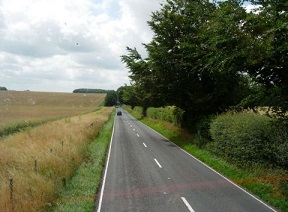
//> input picture 第七章/用霍夫变换检测直线 点集的直线拟合/用霍夫变换检测直线/road.jpg, 288 x 212 px
$ ./用霍夫变换检测直线   (built with g++ and OpenCV 4)
//> lines starting //> are read from the running program, lines starting //| are printed output that depends on the picture; after the words box and inside, x2 and y2 are one past the last pixel; in counts of white or black regions, pixels touching at a corner belong together
### 第七章/用霍夫变换检测直线 点集的直线拟合/用霍夫变换检测直线/linefinder.h
#if !defined LINEF
#define LINEF

#include <opencv2/core.hpp>
#include <opencv2/imgproc.hpp>
#define PI 3.1415926

/*霍夫变换的目的是在二值图像中找出全部直线，并且这些直线必须穿过足够多的像素点。它
	的处理方法是，检查输入的二值分布图中每个独立的像素点，识别出穿过该像素点的所有可能直
	线。如果同一条直线穿过很多像素点，就说明这条直线明显到足以被认定。*/
class LineFinder {

private:
	//原始图像
	cv::Mat img;

	// 包含被检测直线的端点的向量
	std::vector<cv::Vec4i> lines;

	// 累加器分辨率参数
	double deltaRho;
	double deltaTheta;

	// 确认直线之前必须收到的最小投票数
	int minVote;

	// 直线的最小长度
	double minLength;

	// 直线上允许的最大空隙
	double maxGap;

public:

	//  默认累加器分辨率是 1 像素，1 度
	//  没有空隙，没有最小长度
	LineFinder() : deltaRho(1), deltaTheta(PI / 180), minVote(10), minLength(0.), maxGap(0.) {}

	//  设置累加器的分辨率
	// [5 lines left out: function setAccResolution, not called in this run]

	// 设置最小投票数
	void setMinVote(int minv) {

		minVote = minv;
	}

	//  设置直线长度和空隙
	void setLineLengthAndGap(double length, double gap) {

		minLength = length;
		maxGap = gap;
	}

	// 应用概率霍夫变换
	std::vector<cv::Vec4i> findLines(cv::Mat& binary) {

		lines.clear();
		cv::HoughLinesP(binary, lines, deltaRho, deltaTheta, minVote, minLength, maxGap);

		return lines;

	}//返回 cv::Vec4i 类型的向量，包含每条被检测线段的开始端点和结束端点的坐标。


	// 在图像上绘制检测到的直线
	void drawDetectedLines(cv::Mat& image, cv::Scalar color = cv::Scalar(255, 255, 255)) {
		std::cout << "Lines detected: " << lines.size() << std::endl;
		// 画直线
		std::vector<cv::Vec4i>::const_iterator it2 = lines.begin();

		while (it2 != lines.end()) {

			cv::Point pt1((*it2)[0], (*it2)[1]);
			cv::Point pt2((*it2)[2], (*it2)[3]);

			cv::line(image, pt1, pt2, color);
			std::cout << "Point1: (" << (*it2)[0] << "," << (*it2)[1] << ")";
			std::cout << "Point2: (" << (*it2)[2] << "," << (*it2)[3] << ")\n";

			++it2;
		}
	}

	// Eliminates lines that do not have an orientation equals to
	// the ones specified in the input matrix of orientations
	// At least the given percentage of pixels on the line must
	// be within plus or minus delta of the corresponding orientation
	// [48 lines left out: function removeLinesOfInconsistentOrientations, not called in this run]
};


#endif

### 第七章/用霍夫变换检测直线 点集的直线拟合/用霍夫变换检测直线/用霍夫变换检测直线.cpp
// 用霍夫变换检测直线.cpp : 此文件包含 "main" 函数。程序执行将在此处开始并结束。
//

#include <iostream>
#include <vector>
#include <opencv2/core.hpp>
#include <opencv2/imgproc.hpp>
#include <opencv2/highgui.hpp>
#include "linefinder.h"

#define PI 3.1415926

int main()
{
#pragma region 画直线

	// Create a test image
	cv::Mat test(200, 200, CV_8U, cv::Scalar(0));
	cv::line(test, cv::Point(100, 0), cv::Point(200, 200), cv::Scalar(255));
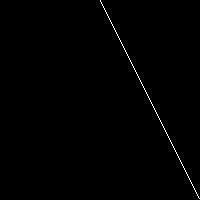
//> test: 200 rows x 200 cols, CV_8UC1; 0.5% white in thin lines or dots, all inside (x1, y1, x2, y2) = (100, 0, 200, 199)
	cv::line(test, cv::Point(0, 50), cv::Point(200, 200), cv::Scalar(255));
	cv::line(test, cv::Point(0, 200), cv::Point(200, 0), cv::Scalar(255));
	cv::line(test, cv::Point(200, 0), cv::Point(0, 200), cv::Scalar(255));
	cv::line(test, cv::Point(100, 0), cv::Point(100, 200), cv::Scalar(255));
	cv::line(test, cv::Point(0, 100), cv::Point(200, 100), cv::Scalar(255));
//> test: 200 rows x 200 cols, CV_8UC1; 2.5% white in thin lines or dots

	// Display the test image
	cv::namedWindow("Test Image");
	cv::imshow("Test Image", test);
	cv::imwrite("test.bmp", test);

	cv::waitKey();
#pragma endregion
#pragma region 测试霍夫变换检测直线(结果不是太好)
	cv::Mat image = cv::imread("road.jpg", cv::IMREAD_GRAYSCALE);
//> image: 212 rows x 288 cols, CV_8UC1; min 0, max 255, mean 110.5


	cv::imshow("Original Image", image);
	// 应用 Canny 算法
	cv::Mat contours;
	cv::Canny(image, contours, 125, 350);
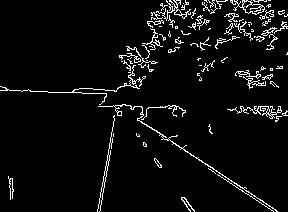
//> contours: 212 rows x 288 cols, CV_8UC1; 5.2% white in thin lines or dots
	// 用霍夫变换检测直线
	std::vector<cv::Vec2f> lines;
	cv::HoughLines(test, lines,
		1, //半径步长为 1，表示函数将搜索所有可能的半径
		PI / 180, // 角度步长为 π / 180，表示函数将搜索所有可能的角度
		60); // 最小投票数


	cv::Mat result(contours.rows, contours.cols, CV_8U, cv::Scalar(255));
	image.copyTo(result);

	std::cout << "Lines detected: " << lines.size() << std::endl;
//| Lines detected: 9

	std::vector<cv::Vec2f>::const_iterator it = lines.begin();
	while (it != lines.end()) {
		float rho = (*it)[0]; // 第一个元素是距离 rho
		float theta = (*it)[1]; // 第二个元素是角度 theta
		if (theta < PI / 4. || theta > 3. * PI / 4.) { // 垂直线（大致）
		// 直线与第一行的交叉点
			cv::Point pt1(rho / cos(theta), 0);
			// 直线与最后一行的交叉点
			cv::Point pt2((rho - result.rows * sin(theta)) /cos(theta), result.rows);
			// 画白色的线
			cv::line(result, pt1, pt2, cv::Scalar(255), 1);
		}
		else { // 水平线（大致）
				// 直线与第一列的交叉点
			cv::Point pt1(0, rho / sin(theta));
			// 直线与最后一列的交叉点
			cv::Point pt2(result.cols,(rho - result.cols * cos(theta)) / sin(theta));
			// 画白色的线
			cv::line(result, pt1, pt2, cv::Scalar(255), 1);
		}
		std::cout << "line: (" << rho << "," << theta << ")\n";
		++it;
	}
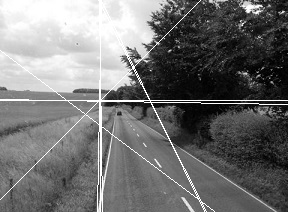
//> result: 212 rows x 288 cols, CV_8UC1; min 0, max 255, mean 114.7
	// Display the detected line image
	cv::namedWindow("Lines with Hough");
	cv::imshow("Lines with Hough", result);

	cv::waitKey();
	cv::destroyAllWindows();
#pragma endregion


#pragma region 概率霍夫检测
	//输出的是线段，不是直线,所以会先确定两个点


	//创建 LineFinder 类的实例
	LineFinder ld;

	// 设置概率霍夫变换的参数
	ld.setLineLengthAndGap(100, 20);
	ld.setMinVote(60);

	// 检测直线并画线
	std::vector<cv::Vec4i> li = ld.findLines(contours);
//> in findLines, `cv::HoughLinesP(binary, lines, deltaRho, deltaTheta, minVote, minLengt..`: lines = 5 lines (x1, y1, x2, y2): [92, 88, 246, 191], [97, 210, 121, 86], [0, 90, 106, 94], [104, 182, 130, 48], [100, 104, 204, 0]
//> li = 5 items: [92, 88, 246, 191], [97, 210, 121, 86], [0, 90, 106, 94], [104, 182, 130, 48], [100, 104, 204, 0]
	std::cout << li[0] << li[1] << li[2] << li[3] << ")\n";//输出两个点的坐标
//| [92, 88, 246, 191][97, 210, 121, 86][0, 90, 106, 94][104, 182, 130, 48])
	ld.drawDetectedLines(image);
//| Lines detected: 5
//> the loop in drawDetectedLines, `while (it2 != lines.end())` made 5 passes
//| Point1: (92,88)Point2: (246,191)
//| Point1: (97,210)Point2: (121,86)
//| Point1: (0,90)Point2: (106,94)
//| Point1: (104,182)Point2: (130,48)
//| Point1: (100,104)Point2: (204,0)
//> after the loop in drawDetectedLines, `while (it2 != lines.end())`:
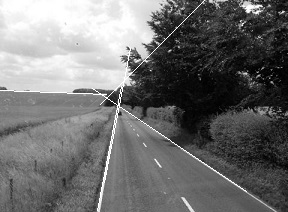
//> image: 212 rows x 288 cols, CV_8UC1; min 0, max 255, mean 111.9
	cv::namedWindow("Lines with HoughP");
	cv::imshow("Lines with HoughP", image);
	cv::waitKey();
	cv::destroyAllWindows();

	std::vector<cv::Vec4i>::const_iterator it2 = li.begin();//输出两个点的坐标
	while (it2 != li.end()) {

		std::cout << "(" << (*it2)[0] << "," << (*it2)[1] << ")-("
			<< (*it2)[2] << "," << (*it2)[3] << ")" << std::endl;

		++it2;
	}
//> this loop made 5 passes
//| (92,88)-(246,191)
//| (97,210)-(121,86)
//| (0,90)-(106,94)
//| (104,182)-(130,48)
//| (100,104)-(204,0)
#pragma endregion

#pragma region 提取直线,点集的直线拟合
	// 一条线（5条线循环）
	image = cv::imread("road.jpg", 0);
	int n = 0;
	for (int n=0; n < 5; n++)
	{
		cv::line(image, cv::Point(li[n][0], li[n][1]), cv::Point(li[n][2], li[n][3]), cv::Scalar(255), 5);

		cv::imshow("One line of the Image", image);

		// Extract the contour pixels of the first detected line
		cv::Mat oneline(image.size(), CV_8U, cv::Scalar(0));
		cv::line(oneline, cv::Point(li[n][0], li[n][1]), cv::Point(li[n][2], li[n][3]), cv::Scalar(255), 5);
		cv::bitwise_and(contours, oneline, oneline);//// 轮廓与白色直线进行“与”运算
		cv::imshow("One line", 255 - oneline);
		cv::waitKey();

		std::vector<cv::Point> points;

		//  迭代遍历像素，得到所有点的位置
		for (int y = 0; y < oneline.rows; y++) {

			uchar* rowPtr = oneline.ptr<uchar>(y);

			for (int x = 0; x < oneline.cols; x++) {

				// 如果在轮廓上
				if (rowPtr[x]) {

					points.push_back(cv::Point(x, y));//在末尾添加数据
				}
			}
		}
		//找到最好的拟合直线
		cv::Vec4f line;
		cv::fitLine(points, line,
			cv::DIST_L2, // 距离类型
			0, // L2 距离不用这个参数
			0.01, 0.01); // 精度

		//形式是一个单位方向向量（cvVec4f 的前两个数值）和直线上一个点的坐标（cvVec4f 的后两个数值）。最后两个参数是所需的直线精度。
		std::cout << "line: (" << line[0] << "," << line[1] << ")(" << line[2] << "," << line[3] << ")\n";
		int x0 = line[2]; // a point on the line
		int y0 = line[3];
		int x1 = x0 + 100 * line[0]; // add a vector of length 100
		int y1 = y0 + 100 * line[1];


		//image= cv::imread("road.jpg",0);
		// 画线
		cv::line(image, cv::Point(x0, y0), cv::Point(x1, y1), 0, 2);
		cv::namedWindow("Fitted line");
		cv::imshow("Fitted line", image);


	}
//> this loop made 5 passes
//> pass 1, `cv::bitwise_and(contours, oneline, oneline);`:
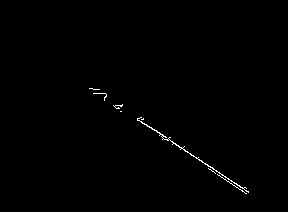
//> oneline: 212 rows x 288 cols, CV_8UC1; 0.47% white in thin lines or dots, all inside (x1, y1, x2, y2) = (89, 88, 249, 194)
//> pass 1, `cv::imshow("Fitted line", image);`:
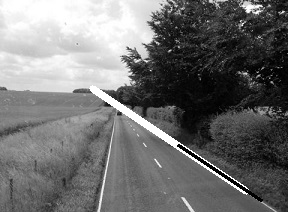
//> window 'Fitted line': 212 rows x 288 cols, CV_8UC1; min 0, max 255, mean 112.7
//> after the loop:
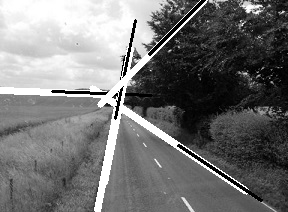
//> image: 212 rows x 288 cols, CV_8UC1; min 0, max 255, mean 115.7
	cv::destroyAllWindows();


#pragma endregion

#pragma region
	/*
	// 创建霍夫累加器
// 这里的图像类型为 uchar；实际使用时应该用 int
	cv::Mat acc(200, 180, CV_8U, cv::Scalar(0));
	// 选取一个像素点
	int x = 50, y = 30;
	// 循环遍历所有角度
	for (int i = 0; i < 180; i++) {
		double theta = i * PI / 180.;
		// 找到对应的 rho 值
		double rho = x * std::cos(theta) + y * std::sin(theta);
		// j 对应-100~100 的 rho
		int j = static_cast<int>(rho + 100.5);
		std::cout << i << "," << j << std::endl;
		// 增值累加器
		acc.at<uchar>(j, i)++;
	}

	// draw the axes
	cv::line(acc, cv::Point(0, 0), cv::Point(0, acc.rows - 1), 255);
	cv::line(acc, cv::Point(acc.cols - 1, acc.rows - 1), cv::Point(0, acc.rows - 1), 255);
	cv::imshow("acc", acc);

	cv::waitKey();*/
#pragma endregion

}
